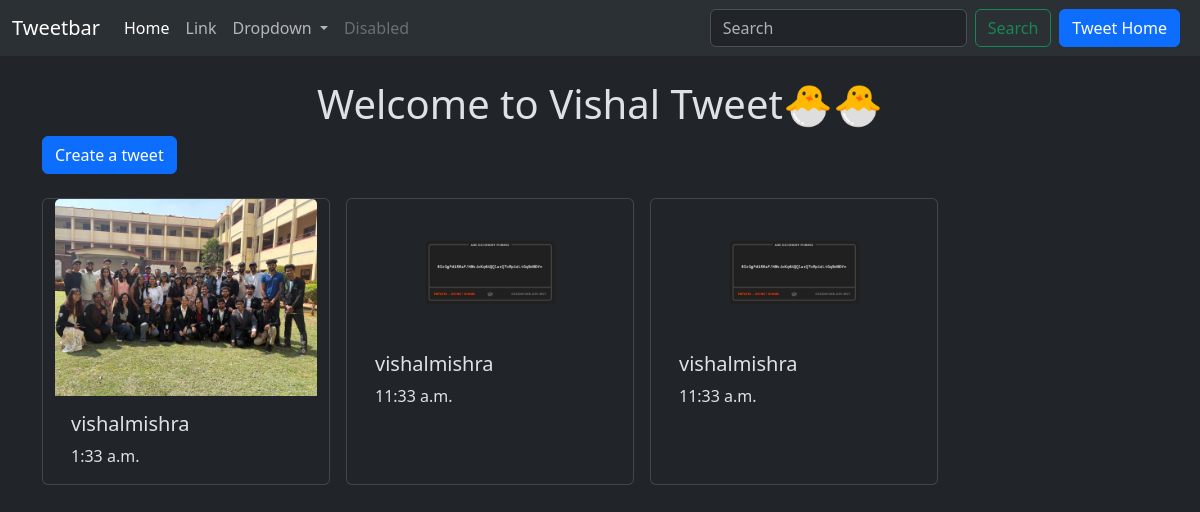
Page /tweet/ on the earlier database version.
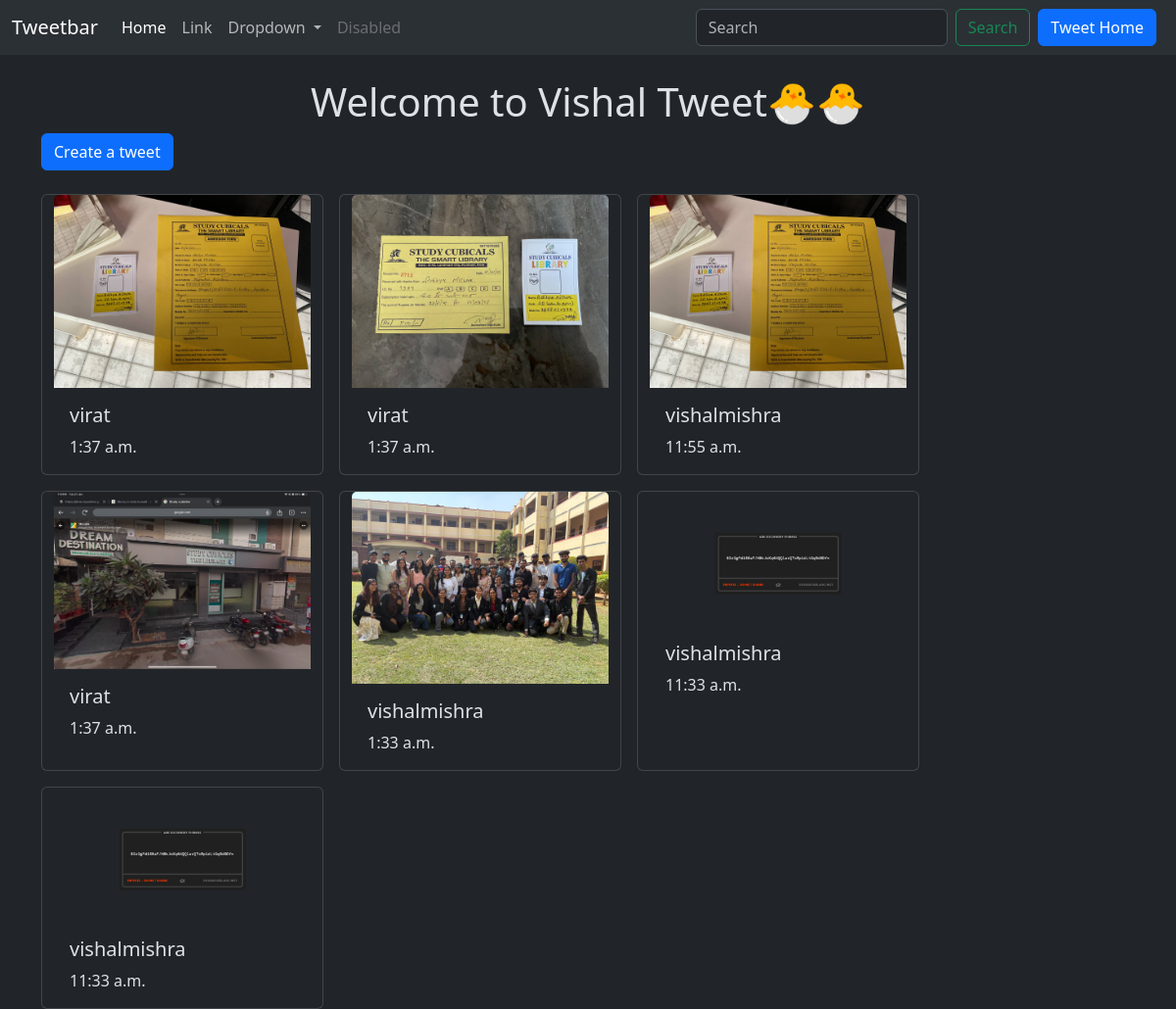
Same page on the later database version.
### tweet/models.py (models this page shows)
class Tweet(models.Model):
    user = models.ForeignKey(User,on_delete=models.CASCADE)
    text=models.TimeField(max_length=240)
    photo = models.ImageField(upload_to='photos/',blank=True,null=True)
    created_at=models.DateTimeField(auto_now_add=True)
    updated_at = models.DateTimeField(auto_now=True)

### tweet/views.py (the view)
# urls.py: path('', views.tweet_list,name='tweet_list'),
def tweet_list(request):
    tweets=Tweet.objects.all().order_by('-created_at')
    return render(request,'tweet_list.html',{'tweets':tweets})

### tweet/templates/tweet_list.html (shortened to what this page needs)
{% extends 'layout.html' %}
{% block content %}
  <h1 class="text-center mt-4">Welcome to Vishal Tweet🐣🐣</h1>
  <a class="btn btn-primary mb-4" href="{% url 'tweet_create' %}">Create a tweet</a>
  <div class="container row gap-3">
    {% for tweet in tweets %}
      <div class="card" style="width: 18rem;">
        {% if tweet.photo %}
          <img src="{{ tweet.photo.url }}" class="card-img-top" alt="..." />
        {% else %}
          <img src="/path/to/placeholder.jpg" class="card-img-top" alt="No photo available" />
        {% endif %}
        <div class="card-body">
          <h5 class="card-title">{{ tweet.user.username }}</h5>
          <p class="card-text">{{ tweet.text }}</p>
        </div>
      </div>
    {% endfor %}
  </div>
{% endblock %}

### templates/layout.html (shortened to what this page needs)
{% load static %}
<!DOCTYPE html>
<html lang="en" data-bs-theme="dark">
<head>
    <link href="https://cdn.jsdelivr.net/npm/bootstrap@5.3.3/dist/css/bootstrap.min.css" rel="stylesheet">
</head>
<body>
    <nav class="navbar navbar-expand-lg bg-body-tertiary">
        <div class="container-fluid">
          <a class="navbar-brand" href="#">Tweetbar</a>
          <div class="collapse navbar-collapse" id="navbarSupportedContent">
            <ul class="navbar-nav me-auto mb-2 mb-lg-0">
              <li class="nav-item">
                <a class="nav-link active" aria-current="page" href="#">Home</a>
              </li>
              <li class="nav-item">
                <a class="nav-link" href="#">Link</a>
              </li>
              <li class="nav-item dropdown">
                <a class="nav-link dropdown-toggle" href="#" role="button" data-bs-toggle="dropdown" aria-expanded="false">
                  Dropdown
                </a>
              </li>
              <li class="nav-item">
                <a class="nav-link disabled" aria-disabled="true">Disabled</a>
              </li>
            </ul>
            <form class="d-flex" role="search">
              <input class="form-control me-2" type="search" placeholder="Search" aria-label="Search">
              <button class="btn btn-outline-success" type="submit">Search</button>
            </form>
            <a href="{%url 'tweet_list'%}" class="btn btn-primary mx-2">Tweet Home</a>
          </div>
        </div>
      </nav>
    <div class="container">
        {% block content %}
        {% endblock %}
    </div>
</body>
</html>

Differences in the rows shown:
added Tweet: photo (picture), user.username "virat", text "1:37 a.m."
added Tweet: photo (picture), user.username "virat", text "1:37 a.m."
added Tweet: photo (picture), user.username "vishalmishra", text "11:55 a.m."
added Tweet: photo (picture), user.username "virat", text "1:37 a.m."
